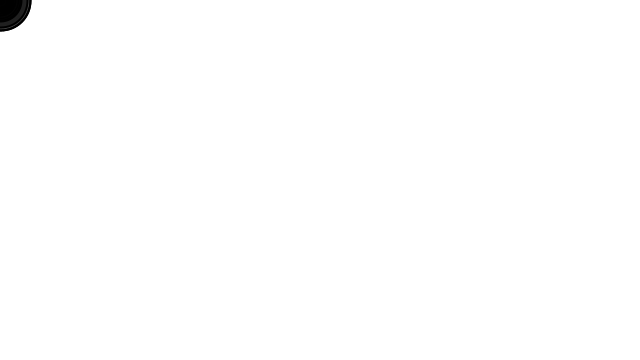
Frame 1 (no input)
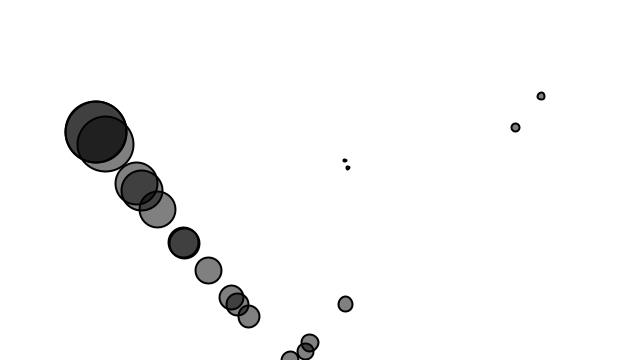
Frame 60 (the mouse pressed at the canvas centre just before this capture)
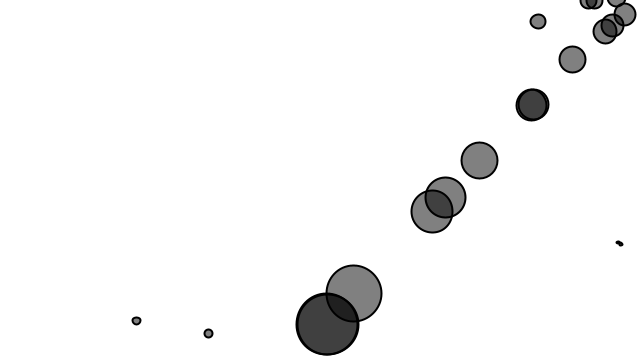
Frame 120 (the mouse held since frame 60 and released just before this capture)

The Processing sketch that drew these frames (run headless with seeded random() and noise(); from frame 60 on, the mouse is pressed at the canvas centre):

// Processing sketch: Exercise_2_3_Invisible_Push_back
// ── Exercise_2_3_Invisible_Push_back.pde
// The Nature of Code
// Daniel Shiffman
// http://natureofcode.com

Mover[] movers = new Mover[20];

void setup() {
  size(640,360);
  for (int i = 0; i < movers.length; i++) {
    movers[i] = new Mover(random(0.1,4),0,0); 
  }
}

void draw() {
  background(255);
  
  for (int i = 0; i < movers.length; i++) {

    PVector wind = new PVector(0.01,0);
    PVector gravity = new PVector(0,0.1);
    
    movers[i].applyForce(wind);
    movers[i].applyForce(gravity);
    pushBack(movers[i]);
    
    movers[i].update();
    movers[i].display();
    movers[i].checkEdges();
  }

}

void pushBack(Mover mover) {
  float maxPushBack = 0.2;
  float xMiddle = width/2;
  float yMiddle = height/2;
  
  float xForce = -1 * map((mover.position.x - xMiddle) / xMiddle, -1, 1, -maxPushBack, maxPushBack);
  float yForce = -1 * map((mover.position.y - yMiddle) / yMiddle, -1, 1, -maxPushBack, maxPushBack);
  
  //println(mover.position, (mover.position.x - xMiddle), (mover.position.y - yMiddle), xForce, yForce);
  mover.applyForce(new PVector(xForce, yForce));
}
// ── Mover.pde
// The Nature of Code
// Daniel Shiffman
// http://natureofcode.com

class Mover {

  PVector position;
  PVector velocity;
  PVector acceleration;
  float mass;

  Mover(float m, float x , float y) {
    mass = m;
    position = new PVector(x,y);
    velocity = new PVector(0,0);
    acceleration = new PVector(0,0);
  }
  
  void applyForce(PVector force) {
    PVector f = PVector.div(force,mass);
    acceleration.add(f);
  }
  
  void update() {
    velocity.add(acceleration);
    position.add(velocity);
    acceleration.mult(0);
  }

  void display() {
    stroke(0);
    strokeWeight(2);
    fill(0,127);
    ellipse(position.x,position.y,mass*16,mass*16);
  }

  void checkEdges() {

    if (position.x > width) {
      position.x = width;
      velocity.x *= -1;
    } else if (position.x < 0) {
      velocity.x *= -1;
      position.x = 0;
    }

    if (position.y > height) {
      velocity.y *= -1;
      position.y = height;
    }

  }

}
